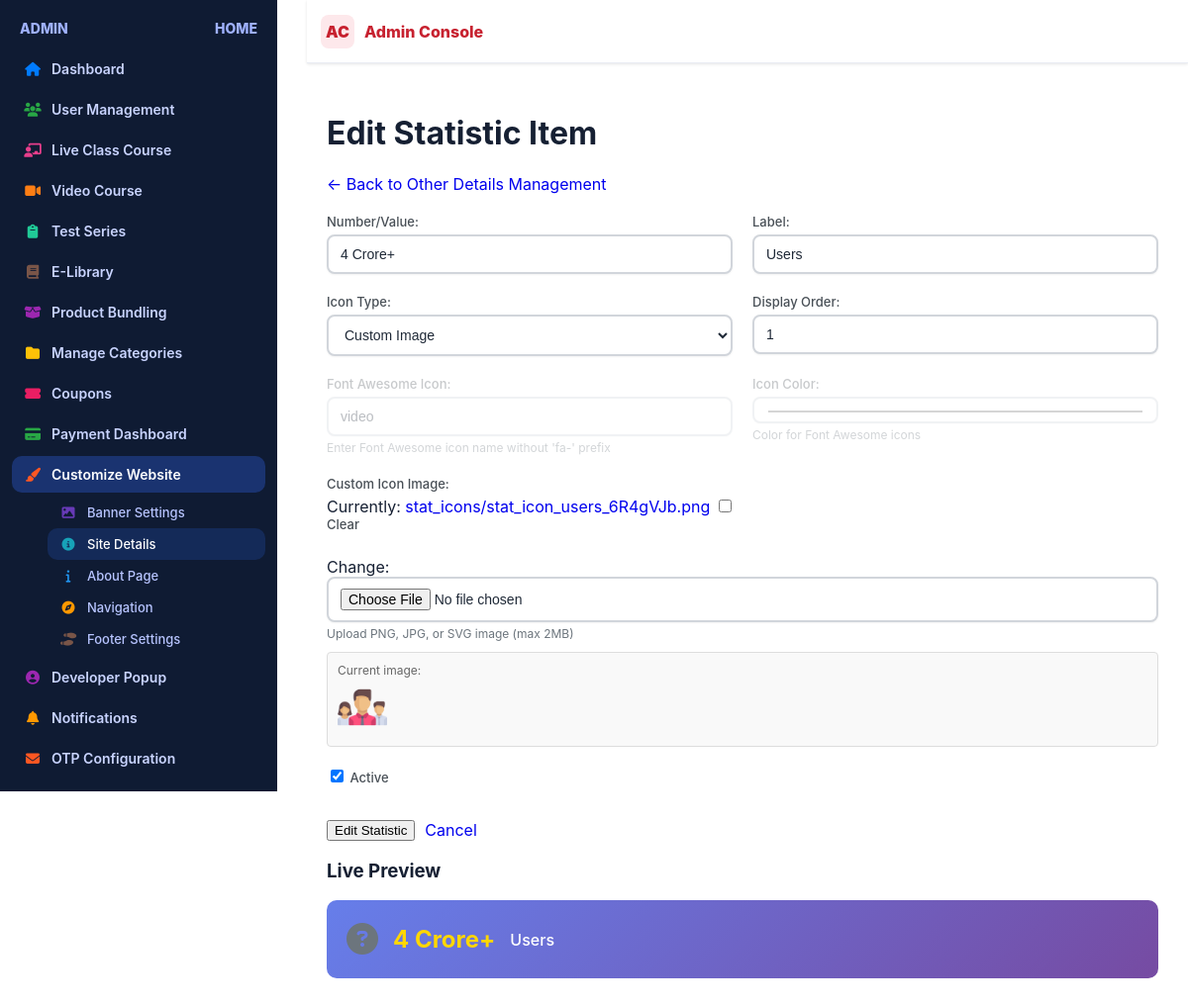
The page /stat-card/edit/1/ (signed in) on the database its author committed.
### adminpanel/models.py (models this page shows, shortened)
class StatCard(models.Model):
    ICON_TYPE_CHOICES = [
        ('font_awesome', 'Font Awesome Icon'),
        ('image', 'Custom Image'),
    ]
    icon_type = models.CharField(
        max_length=20,
        choices=ICON_TYPE_CHOICES,
        default='font_awesome',
        help_text="Choose between Font Awesome icon or custom image"
    )
    icon = models.CharField(
        max_length=50,
        blank=True,
        null=True,
        help_text="Font Awesome icon name (e.g., users, graduation-cap)"
    )
    icon_image = models.ImageField(
        upload_to=stat_icon_upload_path,
        blank=True,
        null=True,
        help_text="Upload custom icon image (.png, .jpg, .svg)"
    )
    icon_color = models.CharField(
        max_length=7,
        default='#007bff',
        help_text="Hex color code for Font Awesome icons (e.g., #007bff)"
    )
    number = models.CharField(
        max_length=50,
        help_text="Statistic number (e.g., 4 Crore+)"
    )
    label = models.CharField(
        max_length=100,
        help_text="Label text (e.g., Users)"
    )
    is_active = models.BooleanField(default=True)
    order = models.IntegerField(
        default=0,
        help_text="Display order (lower numbers first)"
    )
    created_at = models.DateTimeField(auto_now_add=True)
    updated_at = models.DateTimeField(auto_now=True)
    class Meta:
        ordering = ['order', 'created_at']

### adminpanel/views.py (the view)
# urls.py: path('stat-card/edit/<int:pk>/', views.stat_card_edit, name='stat_card_edit'),
@login_required
def stat_card_edit(request, pk):
    stat_card = get_object_or_404(StatCard, pk=pk)
    if request.method == 'POST':
        form = StatCardForm(request.POST, request.FILES, instance=stat_card)
        if form.is_valid():
            updated_card = form.save()
            messages.success(
                request,
                f'✏️ Stat card "{updated_card.label}" has been updated successfully!',
                extra_tags='stat_card_updated'
            )
            return redirect('other_details_edit')
        else:
            messages.error(
                request,
                '❌ There were errors in your form. Please correct them and try again.',
                extra_tags='form_error'
            )
    else:
        form = StatCardForm(instance=stat_card)
    context = {'form': form, 'action': 'Edit', 'stat_card': stat_card, 'type': 'stat_card','form_type': 'cta'}
    return render(request, 'other_details_form.html', context)

### adminpanel/context_processors.py (called while the page is built)
def navbar_settings(request):
    try:
        settings = NavbarSettings.objects.filter(is_active=True).first()
        if not settings:
            settings = NavbarSettings.objects.create()
        return {'navbar_settings': settings}
    except Exception as e:
        print(f"Error in navbar_settings context processor: {e}")
        return {'navbar_settings': None}

def footer_settings(request):
    try:
        settings = FooterSettings.objects.filter(is_active=True).first()
        footer_links = FooterLink.objects.filter(is_active=True)
        footer_legal_links = FooterLegalLink.objects.filter(is_active=True)
        if not settings:
            settings = FooterSettings.objects.create()
        return {
            'footer_settings': settings,
            'footer_links': footer_links,
            'footer_legal_links': footer_legal_links,
        }
    except Exception as e:
        print(f"Error in footer_settings context processor: {e}")
        return {
            'footer_settings': None,
            'footer_links': [],
            'footer_legal_links': [],
        }

### base/templatetags/navbar_tags.py (called while the page is built)
@register.simple_tag
def get_favicon_url():
    try:
        settings = NavbarSettings.objects.first()
        if settings and settings.favicon:
            return settings.favicon.url
        return None
    except:
        return None

### video_courses/context_processors.py (called while the page is built)
def categories_context(request):
    categories = Category.objects.all()
    return {
        'navbar_categories': categories
    }

### adminpanel/templates/other_details_form.html (shortened to what this page needs)
{% extends 'admin_dashboard.html' %}
{% block content %}
<div class="ad-main-content">
    <div class="ad-page-header">
        <h1>{{ action }} Statistic Item</h1>
        <a href="{% url 'other_details_edit' %}" class="ad-btn ad-btn-secondary back-button">← Back to Other Details Management</a>
    </div>
    <div class="ad-card">
        <form method="post" enctype="multipart/form-data">
            <div class="ad-form-grid">
                <div class="ad-form-group">
                    <label for="{{ form.number.id_for_label }}">Number/Value:</label>
                    {{ form.number }}
                </div>
                <div class="ad-form-group">
                    <label for="{{ form.label.id_for_label }}">Label:</label>
                    {{ form.label }}
                </div>
                <div class="ad-form-group">
                    <label for="{{ form.icon_type.id_for_label }}">Icon Type:</label>
                    {{ form.icon_type }}
                </div>
                <div class="ad-form-group">
                    <label for="{{ form.order.id_for_label }}">Display Order:</label>
                    {{ form.order }}
                </div>
                <div class="ad-form-group icon-field" id="font-awesome-field">
                    <label for="{{ form.icon.id_for_label }}">Font Awesome Icon:</label>
                    {{ form.icon }}
                    <small class="form-text text-muted">{{ form.icon.help_text }}</small>
                </div>
                <div class="ad-form-group icon-field" id="color-field">
                    <label for="{{ form.icon_color.id_for_label }}">Icon Color:</label>
                    {{ form.icon_color }}
                    <small class="form-text text-muted">{{ form.icon_color.help_text }}</small>
                </div>
                <div class="ad-form-group icon-field" id="image-field" style="grid-column: span 2;">
                    <label for="{{ form.icon_image.id_for_label }}">Custom Icon Image:</label>
                    {{ form.icon_image }}
                    <small class="form-text text-muted">{{ form.icon_image.help_text }}</small>
                    {% if form.instance.icon_image %}
                        <div class="current-image">
                            <p>Current image:</p>
                            <img src="{{ form.instance.icon_image.url }}" alt="Current icon" style="max-width: 50px; max-height: 50px;">
                        </div>
                    {% endif %}
                </div>
                <div class="ad-form-group" style="grid-column: span 2;">
                    <label class="ad-checkbox-label">
                        {{ form.is_active }}
                        <span>Active</span>
                    </label>
                </div>
            </div>
            <div class="ad-form-actions">
                <button type="submit" class="ad-btn ad-btn-primary">{{ action }} Statistic</button>
                <a href="{% url 'other_details_edit' %}" class="ad-btn ad-btn-secondary">Cancel</a>
            </div>
        </form>
    </div>
    <div class="ad-card">
        <div class="ad-card-header">
            <h3>Live Preview</h3>
        </div>
        <div class="ad-card-body">
            <div class="ad-stat-preview">
                <div class="preview-icon" id="preview-icon">
                </div>
                <span class="preview-value" id="preview-value">4 Crore+</span>
                <span class="preview-title" id="preview-title">Users</span>
            </div>
        </div>
    </div>
</div>
{% endblock %}

### adminpanel/templates/admin_dashboard.html (style rules this page uses)
html, body { width: 100%; height: 100%; margin: 0; padding: 0; background: #ffffff; }
:root { --admin-bg: #ffffff; --admin-panel: #ffffff; --admin-panel-2: #fafbff; --admin-border: #e9ecf3; --admin-muted: #707793; --admin-text: #162033; --admin-primary: #c7212f; --admin-primary-600: #ad1830; --admin-primary-100: #fde8eb; --admin-accent: #2d65f2; --admin-success: #16a34a; --admin-warning: #f59e0b; --admin-danger: #dc2626; --admin-card-shadow: 0 6px 18px rgba(16,24,40,0.05); --admin-radius: 14px; --admin-radius-sm: 10px; --admin-ring: 0 0 0 3px rgba(199,33,47,.2); --input-border: #d1d5db; --input-border-focus: #c7212f; --input-bg: #ffffff; }
html, body { height: auto !important; overflow-y: auto !important; scroll-behavior: smooth; }
* { box-sizing: border-box; }
body { margin: 0; font-family: 'Inter', system-ui, -apple-system, Segoe UI, Roboto, Arial, sans-serif; background: var(--admin-bg); color: var(--admin-text); }
label { font-size: 13px; color: #374151; display: block; margin-bottom: 6px; font-weight: 500; }
input[type="text"], input[type="number"], input[type="file"], textarea, select, input[type="datetime-local"], input[type="email"], input[type="password"] { width: 100%; padding: 10px 12px; border: 2px solid var(--input-border); border-radius: 8px; background: var(--input-bg); font-size: 14px; color: #1f2937; font-weight: 400; transition: all 0.2s ease; box-shadow: 0 1px 2px rgba(0, 0, 0, 0.05); }
input::placeholder, textarea::placeholder { color: #9ca3af; font-weight: 400; }
.form-control { width: 100%; padding: 10px 12px; border: 2px solid var(--input-border); border-radius: 8px; background: var(--input-bg); font-size: 14px; color: #1f2937; font-weight: 400; transition: all 0.2s ease; box-shadow: 0 1px 2px rgba(0, 0, 0, 0.05); }

### adminpanel/templates/other_details_form.html (style rules this page uses)
.back-button { position: relative; z-index: 10 !important; }
.ad-page-header { position: relative; z-index: 10; margin-bottom: 20px; }
.ad-form-grid { display: grid; grid-template-columns: 1fr 1fr; gap: 20px; margin-bottom: 30px; }
.ad-form-group label { display: block; margin-bottom: 5px; font-weight: 500; color: #495057; }
.ad-checkbox-label { display: flex; align-items: center; gap: 8px; cursor: pointer; }
.ad-form-actions { display: flex; gap: 10px; position: relative; z-index: 5; }
.ad-stat-preview { display: flex; align-items: center; gap: 15px; padding: 20px; background: linear-gradient(135deg, #667eea 0%, #764ba2 100%); color: white; border-radius: 10px; font-size: 18px; font-weight: 500; }
.preview-icon { font-size: 32px; color: #ffd700; transition: color 0.3s ease; }
.preview-value { font-weight: bold; color: #ffd700; font-size: 24px; }
.preview-title { font-size: 16px; }
.icon-field { transition: opacity 0.3s ease; }
.icon-field.hidden { opacity: 0.3; pointer-events: none; }
.current-image { margin-top: 10px; padding: 10px; border: 1px solid #ddd; border-radius: 4px; background: #f9f9f9; }
.current-image p { margin: 0 0 5px 0; font-size: 12px; color: #666; }
.form-text.text-muted { font-size: 12px; color: #6c757d; margin-top: 5px; }

### rows shown on the page
StatCard: number "4 Crore+", label "Users", icon_type "Custom Image", order "1", icon "video", icon_color "#dc3545", instance.icon_image (picture), is_active "☑"

### other values the page prints
{{ action }} "Edit"
